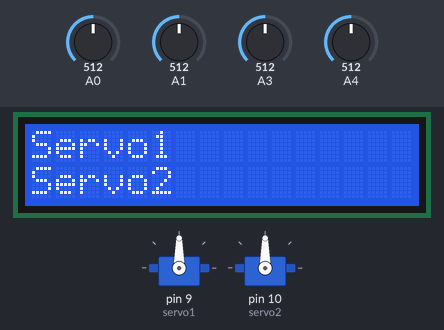
Recording of a sketch running on a simulated Arduino Uno, built with avr-gcc and run on an emulated ATmega328P. On the bench: 16×2 character LCD, 2 × servo. The inputs (shaded band) are chosen by the test bench; at power-on: A0 = 512, A1 = 512, A3 = 512, A4 = 512.

Above: at 1.2 s.
1.3 s: A0 set to 528
At 3.4 s:
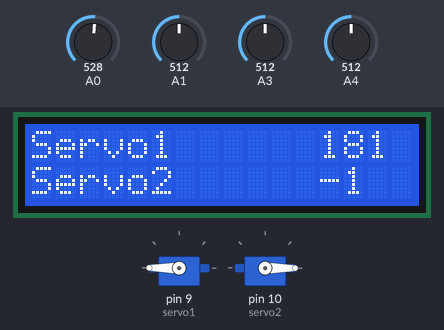
3.8 s: A1 set to 523
At 6.6 s:
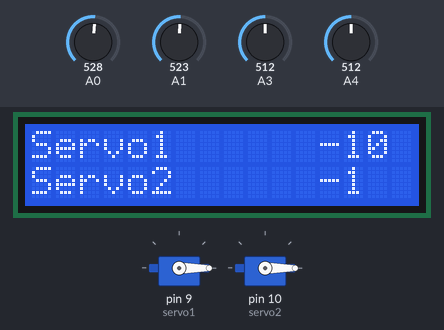
6.8 s: A3 set to 533
At 7.56 s:
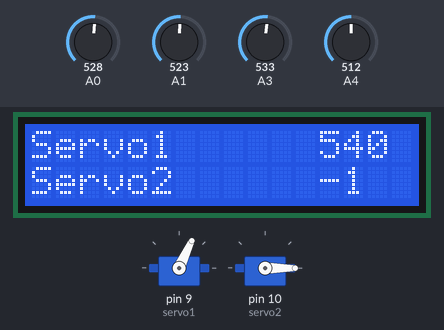
9.5 s: A4 set to 716
At 12.3 s:
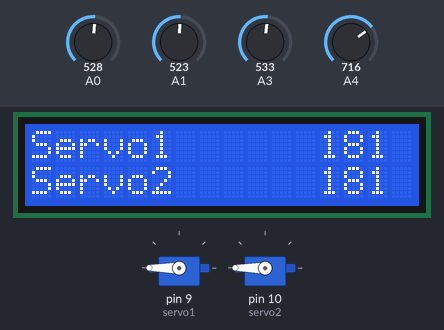
12.5 s: A1 set to 716
At 15.0 s:
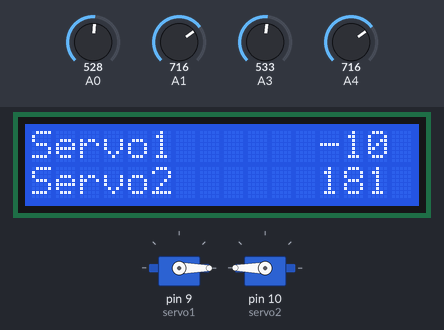
15.2 s: A4 set to 306
At 18.3 s:
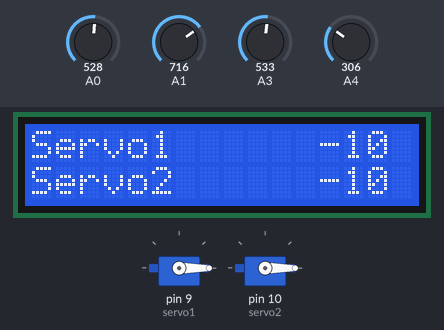
Timing chart, 0 to 18.9 s (numbered marks = the images above; inputs shaded):
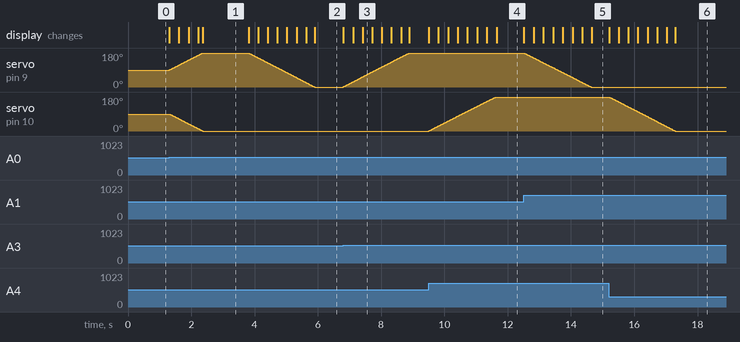

Measured:
- the behaviour switches between 513 and 514 on A0 (found by bisection; images 0 and 1)
- the behaviour switches between 512 and 513 on A1 (found by bisection; images 1 and 2)
- the behaviour switches between 522 and 523 on A3 (found by bisection; images 2 and 3)
- after the input at 1.3 s, servo on pin 9 (servo1): moves from 90° to 180° over 1.1 s, starting at once; servo on pin 10 (servo2): moves from 90° to 0° over 1.1 s, starting at once; the display: first changes at once (image 1 shows a later state)
- after the input at 3.8 s, servo on pin 9 (servo1): moves from 180° to 0° over 2.1 s, starting at once; the display: first changes at once (image 2 shows a later state)
- after the input at 6.8 s, servo on pin 9 (servo1): moves from 0° to 180° over 2.1 s, starting at once; the display: first changes at once (image 3 shows a later state)
- after the input at 9.5 s, servo on pin 10 (servo2): moves from 0° to 180° over 2.1 s, starting at once; the display: first changes at once (image 4 shows a later state)
- after the input at 12.5 s, servo on pin 9 (servo1): moves from 180° to 0° over 2.1 s, starting at once; the display: first changes at once (image 5 shows a later state)
- after the input at 15.2 s, servo on pin 10 (servo2): moves from 180° to 0° over 2.1 s, starting at once; the display: first changes at once (image 6 shows a later state)

The sketch:

Final_Project.ino
```cpp
/**
* Application Purpose: Duel Motor Sun Tracker; Applications in
					   Solar Energy Maximization
* Author: Shashank Iyer
* Date: 13 December 2021
* Time: 14:00hrs
*/

//Loading Display Library
#include <LiquidCrystal.h>
//Loading Servo Library
#include <Servo.h>

//Adding our variable
Servo servo1;//Our horizontal servo
Servo servo2;//Our vertical servo
LiquidCrystal lcd(12, 11, 5, 4, 3, 2);//Our screen input pins

//Our setup method
void setup() {

  lcd.begin(16,2); //Setting initial position

  //Printing out the name that will
  //resemble horizontal servo position
  lcd.print("Servo1 ");

  //Setting the position to bottom left
  lcd.setCursor(0,1);
  //Printing out the name that will
  //resemble vertical servo position
  lcd.print("Servo2 ");
  servo1.attach(9);//vertical servo pin is attached to UNO
  servo2.attach(10);//horizontal servo pin is attacked to UNO

  //Setting the position of both the motors
  servo1.write(90);
  servo2.write(90);
}

//Our main method that loops infinitely
void loop(){

  /**
  * Adding our photoresistor sensor variables and pins
  * they are attached to.
  * Naming pins from left to right
  */
  int sensorOne = analogRead(A3);
  int sensorTwo = analogRead(A1);
  int sensorThree = analogRead(A4);
  int sensorFour = analogRead(A0);

  /**
  * Creating 4 average variables for the sensor inputs
  * this basically estimates the position of the sun in all
  * directions
  */
  int avgTop=(sensorTwo+sensorFour)/2;
  int avgBottom=(sensorOne+sensorThree)/2;
  int avgLeft=(sensorOne+sensorTwo)/2;
  int avgRight=(sensorThree+sensorFour)/2;


  //If else loop that checks for the average value of the sensors
  if(avgBottom > avgTop)
  {
    //It will run the method UpDown on the sensors
    UpDown(sensorThree, sensorFour);
  }
  if(avgBottom < avgTop)
  {
    UpDown(sensorThree, sensorFour);
  }
  if (avgLeft > avgRight)
  {
    //It will run the method LeftRight on the sensors
    LeftRight(sensorOne, sensorTwo);
  }
  if(avgLeft < avgRight)
  {
    LeftRight(sensorOne, sensorTwo);
  }

  delay(10);//Add delay by 10ms
}


//These are my two methods that will help change the
//position of the two motors

//LeftRight method that changes the position of the horizontal
//motor based on the sensor inputs
void LeftRight(int avgLeft, int avgRight){
  int pos1= servo1.read();//Reads the value of servo1

  //if loop that determines whether the position is increased by
  //1 or reduced by 1 =  input of the sensor

  //if the average on left sensors is less than right ones
  //than turn the motor towards the right
  if(avgLeft < avgRight){
    pos1 = --pos1;
  }
  else//turn it left
  {
    pos1 = ++pos1;
  }
  //Set the position of the horizontal motor
  servo1.write(pos1);
  //move the cursor
  lcd.setCursor(12,0);
  //print the postion value
  lcd.print(pos1);
}

//LeftRight method that changes the position of the vertical
//motor based on the sensor inputs
void UpDown(int avgBottom, int avgTop){
  int pos2= servo2.read();//read the motor position

  //if loop that determines whether the position is increased by
  //1 or reduced by 1 =  input of the sensor

  //if the average on the top is greater than the bottom
  if(avgBottom < avgTop)
  {
    pos2 = --pos2;//move towards the top
  }
  else//else bottom
  {
    pos2 = pos2 + 1;
  }
  //Set the new position of the motor
  servo2.write(pos2);
  //Move the cursor
  lcd.setCursor(12,1);
  //Print the position value
  lcd.print(pos2);
}
```
